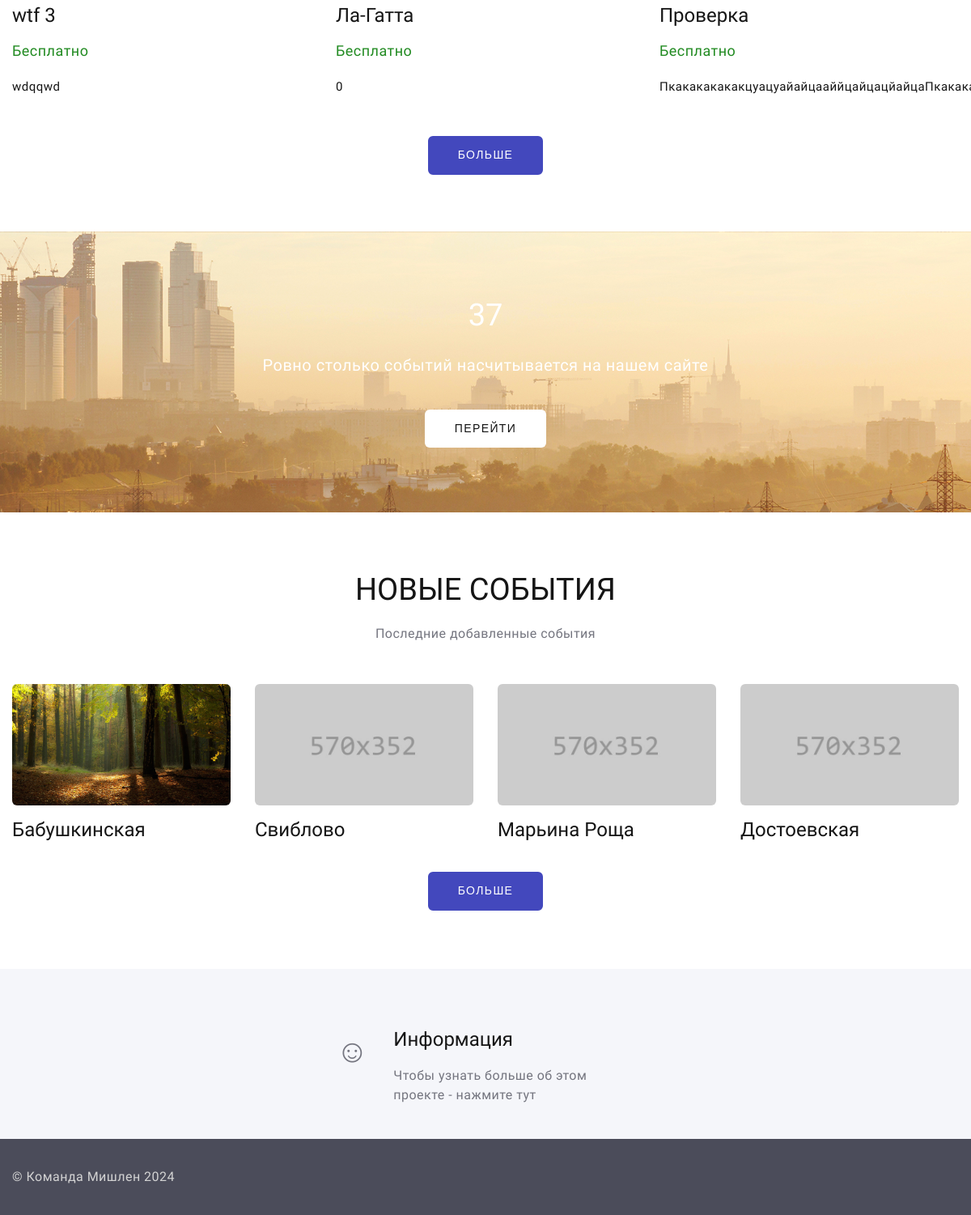
The app's page / (lower part), older data.
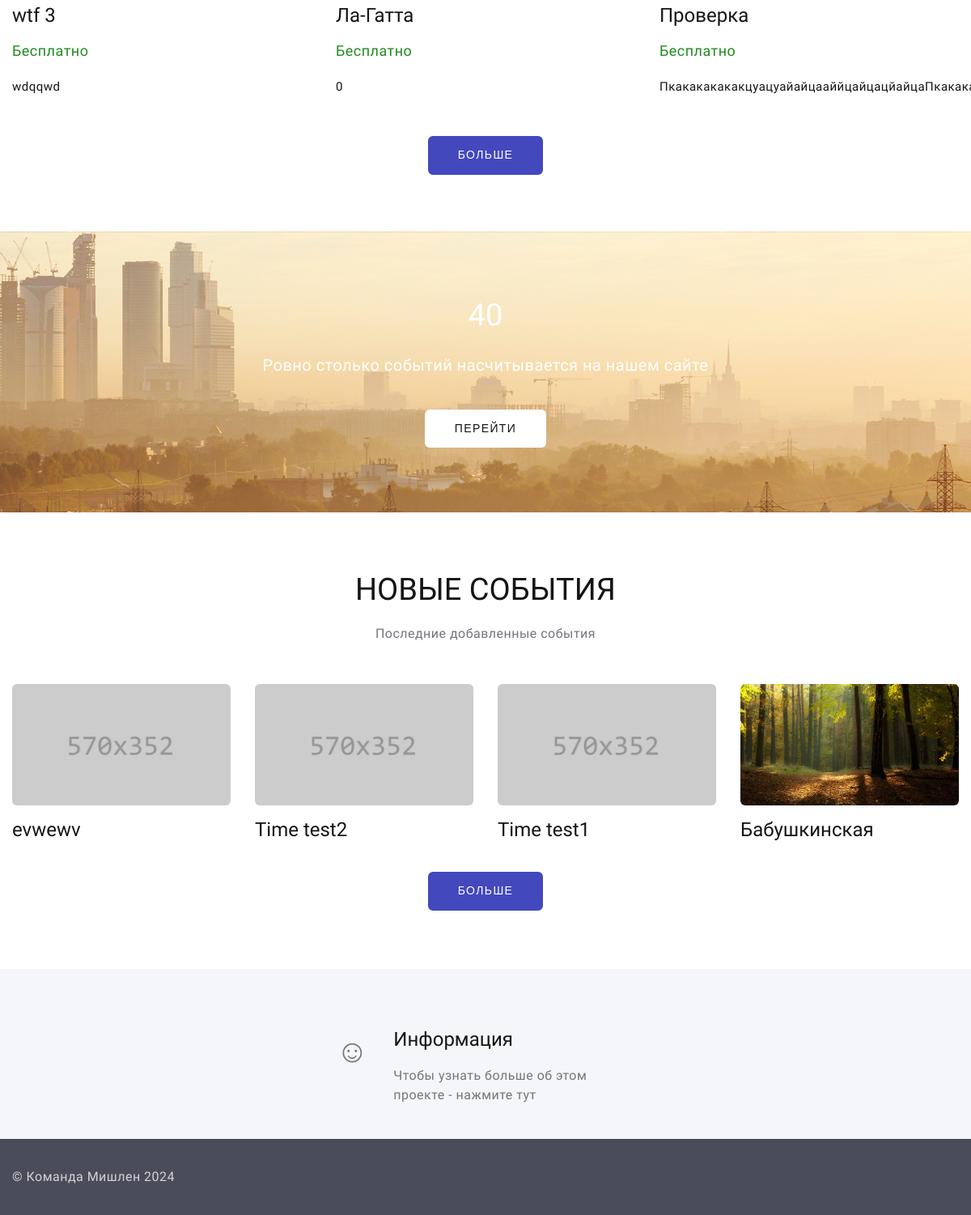
The same page, newer data.
### dosug/models.py (models this page shows, shortened)
class Event(models.Model):
    id = models.IntegerField(primary_key=True)
    title = models.CharField(max_length=30, null=False)
    type = models.CharField(max_length=20)
    image = models.ImageField(default="default.jpg")
    tiny_description = models.CharField(max_length=250)
    description = models.CharField(max_length=1200)
    link = models.CharField(max_length=30)
    address = models.CharField(max_length=60)
    price = models.IntegerField(max_length=30, default=0)
    phone = models.CharField(max_length=30)
    coordinates = models.CharField(max_length=100)
    views = models.IntegerField(default=0)
    author = models.IntegerField(default=0)
    created_at = models.DateTimeField(default=datetime.now, blank=True)

### dosug/views.py (the view)
# urls.py: path('', views.home),
def home(request):
    event = Event.objects.all()
    popular = Event.objects.order_by("-views")[:6]
    new = Event.objects.order_by("-created_at")[:4]
    count = Event.objects.count()
    return render(request, 'dosug/home.html', {'event': event, 'count': count, 'popular': popular, 'new': new})

### templates/dosug/home.html (shortened to what this page needs)
{% extends "dosug/layout.html" %}
{% block content %}
<html class="wide wow-animation" lang="en">
  <head>
  </head>
    <div class="page">
      <section class="section novi-background section-md text-center">
        <div class="container">
          <div class="row row-lg-50 row-35 offset-top-2">
            {% for event in popular %}
              <div class="col-md-4 wow-outer">
              <article class="post-modern wow slideInLeft"><a class="post-modern-media" href="/event/{{event.id}}"><img src="/static/images/event_pics/{{ event.image }}" style="width: 571px; height: 200px; object-fit: cover;" alt=""/></a>
                <h4 class="post-modern-title"><a class="post-modern-title" href="/event/{{ event.id }}">{{event.title}}</a></h4>
                <ul class="post-modern-meta">
                  <li>
                      {%if event.price == 0%}
                      <a style="color: forestgreen">Бесплатно</a>
                    {% else %}
                      <a style="color: #4348bd">{{event.price}} ₽</a>
                    {% endif %}
                    </li>
                </ul>
                <p style="font-size: 15px">{{ event.tiny_description }}</p>
              </article>
            </div>
              {% endfor %}
            <div class="col-md-12 wow-outer"><a class="button button-primary" href="/events/all/-views">Больше</a></div>
          </div>
        </div>
      </section>
              <section class="section novi-background section-1 bg-primary-darker text-center" style="background-image: url(../../static/images/1920-458.png);">
        <div class="container">
          <div class="row justify-content-center">
                        <div class="col-sm-10 col-lg-7 col-xl-6">
              <h3 class="wow-outer"><span class="wow slideInDown text-uppercase">{{ count }}</span></h3>
              <p class="wow-outer offset-top-4"><span class="wow slideInDown" data-wow-delay=".05s" style="font-size: 20px">Ровно столько событий насчитывается на нашем сайте</span></p>
              <div class="wow-outer button-outer"><a class="button button-primary-white wow slideInDown" href="/events" data-wow-delay=".1s">Перейти</a></div>
            </div>
          </div>
        </div>
      </section>
      <section class="section novi-background section-lg text-center">
        <div class="container">
          <h3 class="text-uppercase">Новые события</h3>
          <p><span class="text-width-1">Последние добавленные события</span></p>
          <div class="row row-35 row-xxl-70 offset-top-2">
            {% for event in new %}
            <div class="col-sm-6 col-lg-3">
                <article class="thumbnail-light"><a class="thumbnail-light-media" href="/event/{{event.id}}"><img src="/static/images/event_pics/{{ event.image }}" style="width: 571px; height: 150px; object-fit: cover;" alt=""/></a>
                <h4 class="thumbnail-light-title"><a href="/event/{{event.id}}">{{event.title}}</a></h4>
              </article>
            </div>
            {% endfor %}
            <div class="col-md-12 wow-outer"><a class="button button-primary" href="/events/all/-created_at">Больше</a></div>
          </div>
        </div>
      </section>
              <section class="section novi-background section-lg bg-gray-100">
        <div class="container">
          <div class="row row-30">
            <div class="col-sm-6 col-lg-4 wow-outer" style="margin: auto;">
              <article class="box-minimal">
                <a class="wow fadeIn" style="font-size: 40px">☺</a>
                <div class="box-minimal-main wow-outer">
                  <h4 class="box-minimal-title wow slideInDown">Информация</h4>
                  <p class="wow fadeInUpSmall">Чтобы узнать больше об этом проекте - нажмите тут</p>
                </div>
              </article>
            </div>
          </div>
        </div>
      </section>
    </div>
  </body>
</html>
{% endblock content %}

### templates/dosug/layout.html (shortened to what this page needs)
{% extends "dosug/preloader_messages.html" %}
{% block layout %}
<html class="wide wow-animation" lang="en">
  <head>
  </head>
  <body>
    <div class="page">
        {% block content %}{% endblock %}
          <footer class="section novi-background footer-advanced" style="background: #4b4c5a">
        <div class="footer-advanced-aside">
          <div class="container">
              <p class="rights" style="color: lightgrey"><span>&copy; </span>Команда Мишлен 2024</p>
            </div>
          </div>
      </footer>
  </body>
</html>
{% endblock layout %}

### templates/dosug/preloader_messages.html (shortened to what this page needs)
 <!DOCTYPE html>
<html class="wide wow-animation" lang="en">
  <head>
    <link rel="stylesheet" href="/static/css/bootstrap.css">
    <link rel="stylesheet" href="/static/css/style.css" id="main-styles-link">
  </head>
  <body>
        {% block layout %}{% endblock %}
  </body>
</html>

Row changes from the older to the newer data that the page shows:
no longer on this page (row edited): Event: image (placeholder picture), title "Свиблово", shown under "НОВЫЕ СОБЫТИЯ"
no longer on this page (row edited): Event: image (placeholder picture), title "Марьина Роща", shown under "НОВЫЕ СОБЫТИЯ"
no longer on this page (row edited): Event: image (placeholder picture), title "Достоевская", shown under "НОВЫЕ СОБЫТИЯ"
added Event: image (placeholder picture), title "evwewv", shown under "НОВЫЕ СОБЫТИЯ"
added Event: image (placeholder picture), title "Time test2", shown under "НОВЫЕ СОБЫТИЯ"
added Event: image (placeholder picture), title "Time test1", shown under "НОВЫЕ СОБЫТИЯ"
Text that changed along with them:
{{ count }}: "37" → "40"
